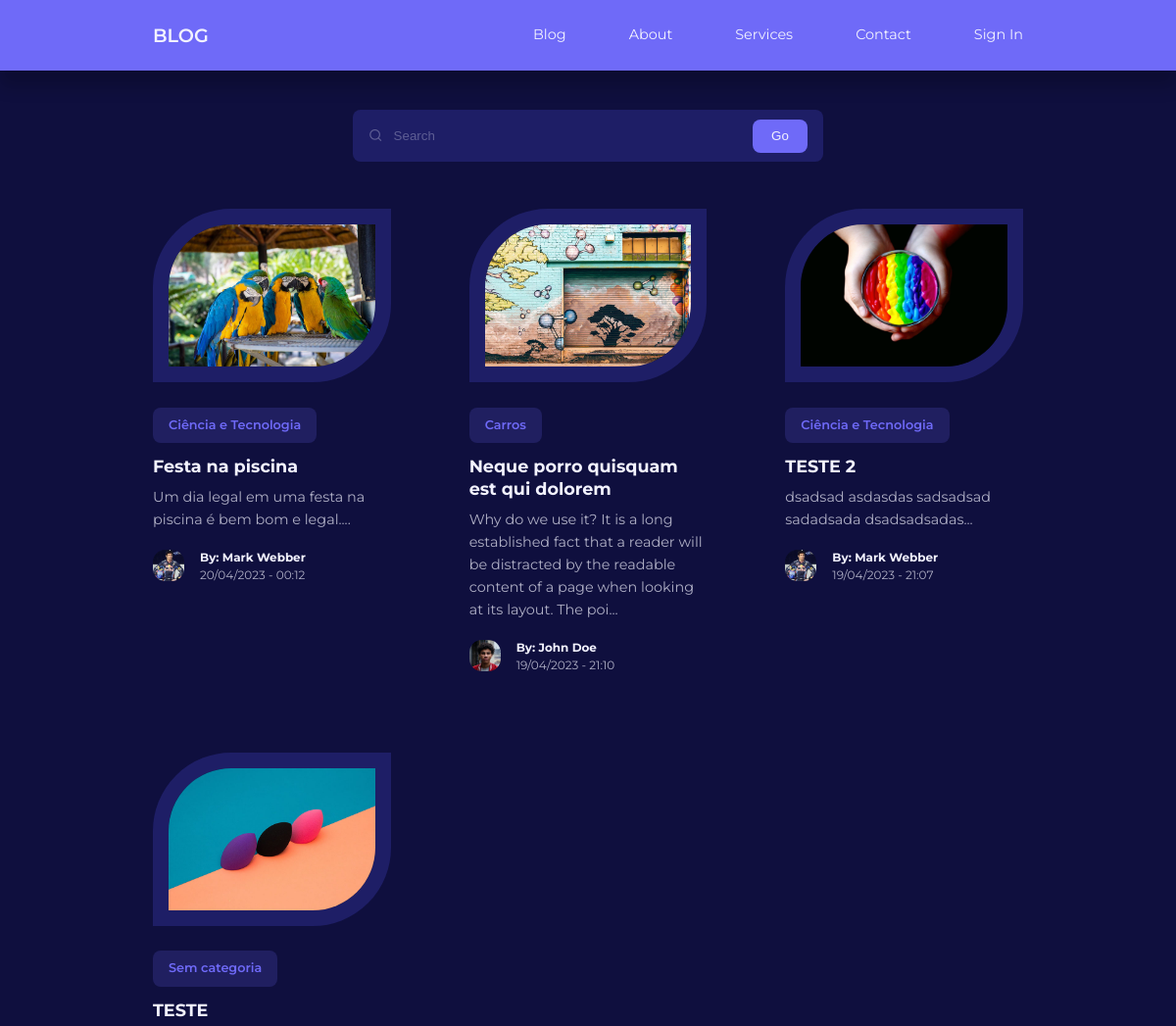
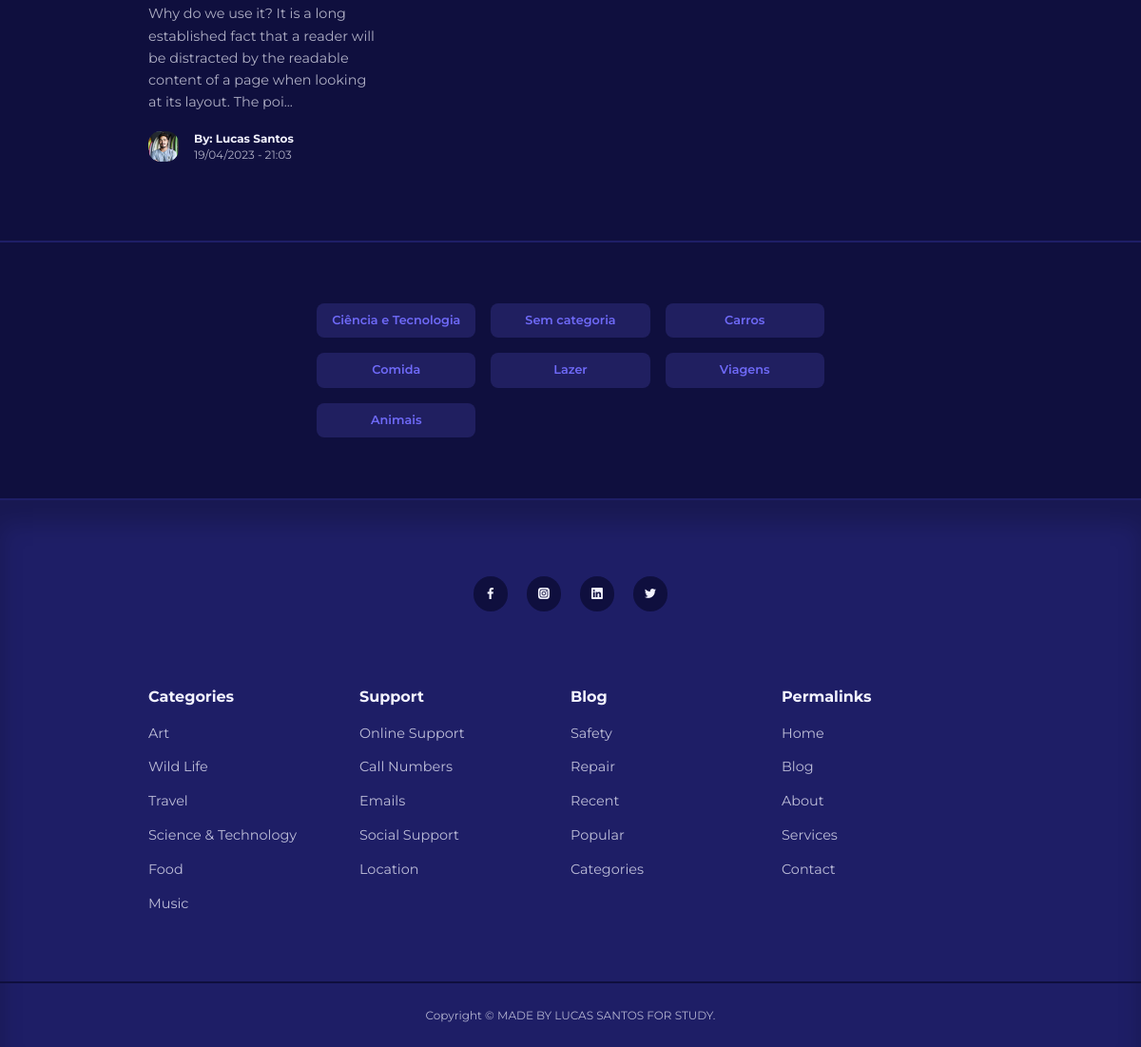
Screenshot of /blog.php with the database file from the repository (2 pictures, top to bottom).
### tables this page shows
CREATE TABLE `posts` (
  `id` int(11) UNSIGNED ZEROFILL NOT NULL,
  `title` varchar(255) NOT NULL,
  `body` text NOT NULL,
  `thumbnail` varchar(255) NOT NULL,
  `date_time` timestamp NOT NULL DEFAULT current_timestamp(),
  `category_id` int(11) UNSIGNED DEFAULT NULL,
  `author_id` int(11) UNSIGNED NOT NULL,
  `is_featured` tinyint(1) NOT NULL
);

CREATE TABLE `categories` (
  `id` int(11) UNSIGNED NOT NULL,
  `title` varchar(50) NOT NULL,
  `description` text NOT NULL
);

CREATE TABLE `users` (
  `id` int(11) UNSIGNED NOT NULL,
  `firstname` varchar(50) NOT NULL,
  `lastname` varchar(50) NOT NULL,
  `username` varchar(50) NOT NULL,
  `email` varchar(100) NOT NULL,
  `password` varchar(255) NOT NULL,
  `avatar` varchar(255) NOT NULL,
  `is_admin` tinyint(1) NOT NULL
);

### blog.php (the view)
<?php
include 'partials/header.php';
$query = "SELECT * FROM posts ORDER BY date_time DESC";
$posts = mysqli_query($connection, $query);
?>
<section class="search__bar">
    <form action="<?= ROOT_URL ?>search.php" class="container search__bar-container" method="GET">
        <div>
            <i class="uil uil-search"></i>
            <input type="search" name="search" placeholder="Search">
        </div>
        <button type="submit" name="submit" class="btn">Go</button>
    </form>
</section>
<section class="posts">
    <div class="container posts__container">
        <?php while ($post = mysqli_fetch_assoc($posts)) : ?>
            <article class="post">
                <div class="post__thumbnail">
                    <a href="<?= ROOT_URL ?>post.php?id=<?= $post['id'] ?>"><img src="./images/<?= $post['thumbnail'] ?>"></a>
                </div>
                <div class="post__info">
                    <?php
                    $category_id = $post['category_id'];
                    $category_query = "SELECT * FROM categories WHERE id=$category_id";
                    $category_result = mysqli_query($connection, $category_query);
                    $category = mysqli_fetch_assoc($category_result);
                    ?>
                    <a href="<?= ROOT_URL ?>category-posts.php?id=<?= $post['category_id'] ?>" class="category__button"><?= $category['title'] ?></a>
                    <h3 class="post__tittle"><a href="<?= ROOT_URL ?>post.php?id=<?= $post['id'] ?>"><?= $post['title'] ?></a></h3>
                    <p class="post__body">
                        <?= substr($post['body'], 0, 150) ?>...
                    </p>
                    <div class="post__author">
                        <?php
                        $author_id = $post['author_id'];
                        $author_query = "SELECT * FROM users WHERE id=$author_id";
                        $author_result = mysqli_query($connection, $author_query);
                        $author = mysqli_fetch_assoc($author_result);
                        ?>
                        <div class="post__author-avatar">
                            <img src="./images/<?= $author['avatar'] ?>">
                        </div>
                        <div class="post__author-info">
                            <h5>By: <?= " {$author['firstname']} {$author['lastname']}" ?></h5>
                            <small><?= date("d/m/Y - H:i", strtotime($post['date_time'])) ?></small>
                        </div>
                    </div>
                </div>
            </article>
        <?php endwhile ?>
    </div>
</section>
<section class="category__buttons">
    <div class="container category__buttons-container">
        <?php
        $all_categories_query = "SELECT * FROM categories";
        $all_categories = mysqli_query($connection, $all_categories_query);
        ?>
        <?php while ($category = mysqli_fetch_assoc($all_categories)) : ?>
            <a href="<?= ROOT_URL ?>category-posts.php?id=<?= $category['id'] ?>" class="category__button"><?= $category['title'] ?></a>
        <?php endwhile ?>
    </div>
</section>
<?php
include 'partials/footer.php'
?>

### css/style.css (style rules this page uses)
* { margin: 0; padding: 0; outline: 0; border: 0; appearance: 0; list-style: none; text-decoration: none; box-sizing: border-box; }
body { font-family: 'Montserrat', sans-serif; line-height: 1.6; color: var(--color-gray-200); overflow-x: hidden; background: var(--color-bg); font-size: 0.9rem; }
.container { width: var(--container-width-lg); max-width: 1800px; margin-inline: auto; }
section { margin-top: 3rem; width: 100vw; }
h1, h2, h3, h4, h5 { color: var(--color-white); line-height: 1.3; }
h3 { font-size: 1.1rem; margin: 0.8rem 0 0.5rem; }
a { color: var(--color-white); transition: var(--transition); }
img { display: block; width: 100%; object-fit: cover; }
.category__button { background: var(--color-primary-light); color: var(--color-primary); display: inline-block; padding: 0.5rem 1rem; border-radius: var(--card-border-radius-2); font-weight: 600; font-size: 0.8rem; text-align: center; }
.post__thumbnail { border-radius: var(--card-border-radius-5) 0; border: 1rem solid var(--color-gray-900); overflow: hidden; margin-bottom: 1.6rem; }
.post__author { display: flex; gap: 1rem; margin-top: 1.2rem; }
.post__author-avatar { width: 2rem; height: 2rem; border-radius: var(--card-border-radius-3); overflow: hidden; }
.posts__container { display: grid; grid-template-columns: repeat(3, 1fr); gap: 5rem; margin-bottom: 5rem; }
.category__buttons { padding: 4rem 0; border-top: 2px solid var(--color-gray-900); border-bottom: 2px solid var(--color-gray-900); }
.category__buttons-container { width: fit-content; display: grid; grid-template-columns: repeat(3, 1fr); gap: 1rem; }
.search__bar { margin-top: 7rem; }
.search__bar-container { position: relative; width: 30rem; background: var(--color-gray-900); display: flex; flex-direction: row; align-items: center; justify-content: space-between; overflow: hidden; padding: 0.6rem 1rem; border-radius: var(--card-border-radius-2); color: var(--color-gray-300); }
.search__bar-container>div { width: 100%; display: flex; align-items: center; }
.search__bar input { background: transparent; margin-left: 0.7rem; padding: 0.5rem 0; width: 100%; }
.search__bar input::placeholder { color: var(--color-gray-300); }
.btn { display: inline-block; width: fit-content; padding: 0.6rem 1.2rem; background: var(--color-primary); border-radius: var(--card-border-radius-2); cursor: pointer; transition: var(--transition); color: var(--color-white); }
form { display: flex; flex-direction: column; gap: 1rem; }
input, textarea, select { padding: 0.8rem 1.4rem; background: var(--color-gray-900); border-radius: var(--card-border-radius-2); resize: none; color: var(--color-white); }

### partials/header.php (style rules this page uses)
.post__author { display: flex; gap: 1rem; margin-top: 1.2rem; }

### rows the page displays
posts: thumbnail (picture), category.title "Ciência e Tecnologia", title "Festa na piscina", body "Um dia legal em uma festa na piscina é bem bom e legal.", author.avatar (picture), author.firstname "Mark", author.lastname "Webber", date_time "20/04/2023 - 00:12"
posts: thumbnail (picture), category.title "Carros", title "Neque porro quisquam est qui dolorem", body "Why do we use it? It is a long established fact that a reader will be distracted by the readable content of a page when looking at its layout. The poi", author.avatar (picture), author.firstname "John", author.lastname "Doe", date_time "19/04/2023 - 21:10"
posts: thumbnail (picture), category.title "Ciência e Tecnologia", title "TESTE 2", body "dsadsad asdasdas sadsadsad sadadsada dsadsadsadas", author.avatar (picture), author.firstname "Mark", author.lastname "Webber", date_time "19/04/2023 - 21:07"
posts: thumbnail (picture), category.title "Sem categoria", title "TESTE", body "Why do we use it? It is a long established fact that a reader will be distracted by the readable content of a page when looking at its layout. The poi", author.avatar (picture), author.firstname "Lucas", author.lastname "Santos", date_time "19/04/2023 - 21:03"
categories: title "Ciência e Tecnologia"
categories: title "Sem categoria"
categories: title "Carros"
categories: title "Comida"
categories: title "Lazer"
categories: title "Viagens"
categories: title "Animais"
